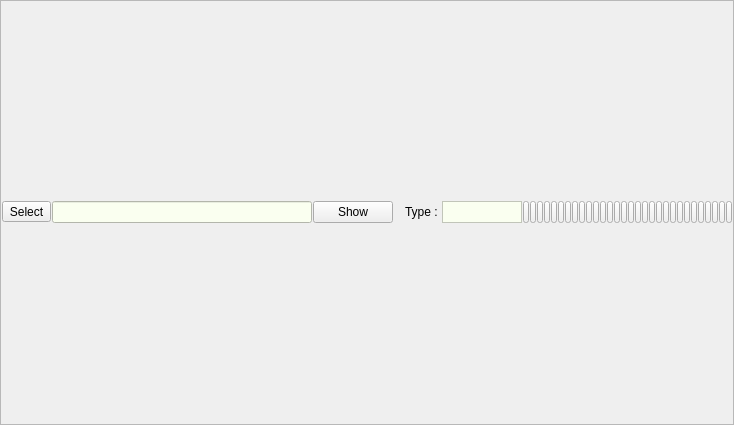
<?xml version="1.0" encoding="UTF-8"?>
<ui version="4.0">
 <class>Data</class>
 <widget class="QFrame" name="Data">
  <property name="geometry">
   <rect>
    <x>0</x>
    <y>0</y>
    <width>734</width>
    <height>425</height>
   </rect>
  </property>
  <property name="windowTitle">
   <string>Frame</string>
  </property>
  <property name="frameShape">
   <enum>QFrame::StyledPanel</enum>
  </property>
  <property name="frameShadow">
   <enum>QFrame::Raised</enum>
  </property>
  <layout class="QGridLayout" name="gridLayout">
   <property name="leftMargin">
    <number>1</number>
   </property>
   <property name="topMargin">
    <number>1</number>
   </property>
   <property name="rightMargin">
    <number>1</number>
   </property>
   <property name="bottomMargin">
    <number>1</number>
   </property>
   <property name="spacing">
    <number>1</number>
   </property>
   <item row="0" column="14">
    <widget class="QPushButton" name="DColor10">
     <property name="minimumSize">
      <size>
       <width>6</width>
       <height>0</height>
      </size>
     </property>
     <property name="maximumSize">
      <size>
       <width>6</width>
       <height>16777215</height>
      </size>
     </property>
     <property name="text">
      <string/>
     </property>
    </widget>
   </item>
   <item row="0" column="1">
    <widget class="QLineEdit" name="SelectedFile">
     <property name="minimumSize">
      <size>
       <width>260</width>
       <height>0</height>
      </size>
     </property>
     <property name="maximumSize">
      <size>
       <width>260</width>
       <height>16777215</height>
      </size>
     </property>
     <property name="styleSheet">
      <string notr="true">background-color: rgb(250, 255, 240);</string>
     </property>
     <property name="readOnly">
      <bool>true</bool>
     </property>
    </widget>
   </item>
   <item row="0" column="5">
    <widget class="QPushButton" name="DColor01">
     <property name="minimumSize">
      <size>
       <width>6</width>
       <height>0</height>
      </size>
     </property>
     <property name="maximumSize">
      <size>
       <width>6</width>
       <height>16777215</height>
      </size>
     </property>
     <property name="text">
      <string/>
     </property>
    </widget>
   </item>
   <item row="0" column="4">
    <widget class="QLabel" name="DataType">
     <property name="minimumSize">
      <size>
       <width>80</width>
       <height>0</height>
      </size>
     </property>
     <property name="maximumSize">
      <size>
       <width>80</width>
       <height>16777215</height>
      </size>
     </property>
     <property name="styleSheet">
      <string notr="true">background-color: rgb(250, 255, 240);</string>
     </property>
     <property name="frameShape">
      <enum>QFrame::StyledPanel</enum>
     </property>
     <property name="frameShadow">
      <enum>QFrame::Raised</enum>
     </property>
     <property name="text">
      <string/>
     </property>
    </widget>
   </item>
   <item row="0" column="2">
    <widget class="QPushButton" name="DataShow">
     <property name="sizePolicy">
      <sizepolicy hsizetype="Maximum" vsizetype="Fixed">
       <horstretch>0</horstretch>
       <verstretch>0</verstretch>
      </sizepolicy>
     </property>
     <property name="text">
      <string>Show</string>
     </property>
    </widget>
   </item>
   <item row="0" column="3">
    <widget class="QLabel" name="label_2">
     <property name="maximumSize">
      <size>
       <width>60</width>
       <height>16777215</height>
      </size>
     </property>
     <property name="text">
      <string>  Type : </string>
     </property>
     <property name="alignment">
      <set>Qt::AlignRight|Qt::AlignTrailing|Qt::AlignVCenter</set>
     </property>
    </widget>
   </item>
   <item row="0" column="13">
    <widget class="QPushButton" name="DColor09">
     <property name="minimumSize">
      <size>
       <width>6</width>
       <height>0</height>
      </size>
     </property>
     <property name="maximumSize">
      <size>
       <width>6</width>
       <height>16777215</height>
      </size>
     </property>
     <property name="text">
      <string/>
     </property>
    </widget>
   </item>
   <item row="0" column="10">
    <widget class="QPushButton" name="DColor06">
     <property name="minimumSize">
      <size>
       <width>6</width>
       <height>0</height>
      </size>
     </property>
     <property name="maximumSize">
      <size>
       <width>6</width>
       <height>16777215</height>
      </size>
     </property>
     <property name="text">
      <string/>
     </property>
    </widget>
   </item>
   <item row="0" column="12">
    <widget class="QPushButton" name="DColor08">
     <property name="minimumSize">
      <size>
       <width>6</width>
       <height>0</height>
      </size>
     </property>
     <property name="maximumSize">
      <size>
       <width>6</width>
       <height>16777215</height>
      </size>
     </property>
     <property name="text">
      <string/>
     </property>
    </widget>
   </item>
   <item row="0" column="11">
    <widget class="QPushButton" name="DColor07">
     <property name="minimumSize">
      <size>
       <width>6</width>
       <height>0</height>
      </size>
     </property>
     <property name="maximumSize">
      <size>
       <width>6</width>
       <height>16777215</height>
      </size>
     </property>
     <property name="text">
      <string/>
     </property>
    </widget>
   </item>
   <item row="0" column="9">
    <widget class="QPushButton" name="DColor05">
     <property name="minimumSize">
      <size>
       <width>6</width>
       <height>0</height>
      </size>
     </property>
     <property name="maximumSize">
      <size>
       <width>6</width>
       <height>16777215</height>
      </size>
     </property>
     <property name="text">
      <string/>
     </property>
    </widget>
   </item>
   <item row="0" column="8">
    <widget class="QPushButton" name="DColor04">
     <property name="minimumSize">
      <size>
       <width>6</width>
       <height>0</height>
      </size>
     </property>
     <property name="maximumSize">
      <size>
       <width>6</width>
       <height>16777215</height>
      </size>
     </property>
     <property name="text">
      <string/>
     </property>
    </widget>
   </item>
   <item row="0" column="7">
    <widget class="QPushButton" name="DColor03">
     <property name="minimumSize">
      <size>
       <width>6</width>
       <height>0</height>
      </size>
     </property>
     <property name="maximumSize">
      <size>
       <width>6</width>
       <height>16777215</height>
      </size>
     </property>
     <property name="text">
      <string/>
     </property>
    </widget>
   </item>
   <item row="0" column="6">
    <widget class="QPushButton" name="DColor02">
     <property name="minimumSize">
      <size>
       <width>6</width>
       <height>0</height>
      </size>
     </property>
     <property name="maximumSize">
      <size>
       <width>6</width>
       <height>16777215</height>
      </size>
     </property>
     <property name="text">
      <string/>
     </property>
    </widget>
   </item>
   <item row="0" column="0">
    <widget class="QToolButton" name="FileSelect">
     <property name="text">
      <string>Select</string>
     </property>
    </widget>
   </item>
   <item row="0" column="22">
    <widget class="QPushButton" name="DColor18">
     <property name="minimumSize">
      <size>
       <width>6</width>
       <height>0</height>
      </size>
     </property>
     <property name="maximumSize">
      <size>
       <width>6</width>
       <height>16777215</height>
      </size>
     </property>
     <property name="text">
      <string/>
     </property>
    </widget>
   </item>
   <item row="0" column="20">
    <widget class="QPushButton" name="DColor16">
     <property name="minimumSize">
      <size>
       <width>6</width>
       <height>0</height>
      </size>
     </property>
     <property name="maximumSize">
      <size>
       <width>6</width>
       <height>16777215</height>
      </size>
     </property>
     <property name="text">
      <string/>
     </property>
    </widget>
   </item>
   <item row="0" column="19">
    <widget class="QPushButton" name="DColor15">
     <property name="minimumSize">
      <size>
       <width>6</width>
       <height>0</height>
      </size>
     </property>
     <property name="maximumSize">
      <size>
       <width>6</width>
       <height>16777215</height>
      </size>
     </property>
     <property name="text">
      <string/>
     </property>
    </widget>
   </item>
   <item row="0" column="23">
    <widget class="QPushButton" name="DColor19">
     <property name="minimumSize">
      <size>
       <width>6</width>
       <height>0</height>
      </size>
     </property>
     <property name="maximumSize">
      <size>
       <width>6</width>
       <height>16777215</height>
      </size>
     </property>
     <property name="text">
      <string/>
     </property>
    </widget>
   </item>
   <item row="0" column="24">
    <widget class="QPushButton" name="DColor20">
     <property name="minimumSize">
      <size>
       <width>6</width>
       <height>0</height>
      </size>
     </property>
     <property name="maximumSize">
      <size>
       <width>6</width>
       <height>16777215</height>
      </size>
     </property>
     <property name="text">
      <string/>
     </property>
    </widget>
   </item>
   <item row="0" column="18">
    <widget class="QPushButton" name="DColor14">
     <property name="minimumSize">
      <size>
       <width>6</width>
       <height>0</height>
      </size>
     </property>
     <property name="maximumSize">
      <size>
       <width>6</width>
       <height>16777215</height>
      </size>
     </property>
     <property name="text">
      <string/>
     </property>
    </widget>
   </item>
   <item row="0" column="21">
    <widget class="QPushButton" name="DColor17">
     <property name="minimumSize">
      <size>
       <width>6</width>
       <height>0</height>
      </size>
     </property>
     <property name="maximumSize">
      <size>
       <width>6</width>
       <height>16777215</height>
      </size>
     </property>
     <property name="text">
      <string/>
     </property>
    </widget>
   </item>
   <item row="0" column="17">
    <widget class="QPushButton" name="DColor13">
     <property name="minimumSize">
      <size>
       <width>6</width>
       <height>0</height>
      </size>
     </property>
     <property name="maximumSize">
      <size>
       <width>6</width>
       <height>16777215</height>
      </size>
     </property>
     <property name="text">
      <string/>
     </property>
    </widget>
   </item>
   <item row="0" column="16">
    <widget class="QPushButton" name="DColor12">
     <property name="minimumSize">
      <size>
       <width>6</width>
       <height>0</height>
      </size>
     </property>
     <property name="maximumSize">
      <size>
       <width>6</width>
       <height>16777215</height>
      </size>
     </property>
     <property name="text">
      <string/>
     </property>
    </widget>
   </item>
   <item row="0" column="15">
    <widget class="QPushButton" name="DColor11">
     <property name="minimumSize">
      <size>
       <width>6</width>
       <height>0</height>
      </size>
     </property>
     <property name="maximumSize">
      <size>
       <width>6</width>
       <height>16777215</height>
      </size>
     </property>
     <property name="text">
      <string/>
     </property>
    </widget>
   </item>
   <item row="0" column="34">
    <widget class="QPushButton" name="DColor30">
     <property name="minimumSize">
      <size>
       <width>6</width>
       <height>0</height>
      </size>
     </property>
     <property name="maximumSize">
      <size>
       <width>6</width>
       <height>16777215</height>
      </size>
     </property>
     <property name="text">
      <string/>
     </property>
    </widget>
   </item>
   <item row="0" column="33">
    <widget class="QPushButton" name="DColor29">
     <property name="minimumSize">
      <size>
       <width>6</width>
       <height>0</height>
      </size>
     </property>
     <property name="maximumSize">
      <size>
       <width>6</width>
       <height>16777215</height>
      </size>
     </property>
     <property name="text">
      <string/>
     </property>
    </widget>
   </item>
   <item row="0" column="32">
    <widget class="QPushButton" name="DColor28">
     <property name="minimumSize">
      <size>
       <width>6</width>
       <height>0</height>
      </size>
     </property>
     <property name="maximumSize">
      <size>
       <width>6</width>
       <height>16777215</height>
      </size>
     </property>
     <property name="text">
      <string/>
     </property>
    </widget>
   </item>
   <item row="0" column="31">
    <widget class="QPushButton" name="DColor27">
     <property name="minimumSize">
      <size>
       <width>6</width>
       <height>0</height>
      </size>
     </property>
     <property name="maximumSize">
      <size>
       <width>6</width>
       <height>16777215</height>
      </size>
     </property>
     <property name="text">
      <string/>
     </property>
    </widget>
   </item>
   <item row="0" column="30">
    <widget class="QPushButton" name="DColor26">
     <property name="minimumSize">
      <size>
       <width>6</width>
       <height>0</height>
      </size>
     </property>
     <property name="maximumSize">
      <size>
       <width>6</width>
       <height>16777215</height>
      </size>
     </property>
     <property name="text">
      <string/>
     </property>
    </widget>
   </item>
   <item row="0" column="29">
    <widget class="QPushButton" name="DColor25">
     <property name="minimumSize">
      <size>
       <width>6</width>
       <height>0</height>
      </size>
     </property>
     <property name="maximumSize">
      <size>
       <width>6</width>
       <height>16777215</height>
      </size>
     </property>
     <property name="text">
      <string/>
     </property>
    </widget>
   </item>
   <item row="0" column="28">
    <widget class="QPushButton" name="DColor24">
     <property name="minimumSize">
      <size>
       <width>6</width>
       <height>0</height>
      </size>
     </property>
     <property name="maximumSize">
      <size>
       <width>6</width>
       <height>16777215</height>
      </size>
     </property>
     <property name="text">
      <string/>
     </property>
    </widget>
   </item>
   <item row="0" column="27">
    <widget class="QPushButton" name="DColor23">
     <property name="minimumSize">
      <size>
       <width>6</width>
       <height>0</height>
      </size>
     </property>
     <property name="maximumSize">
      <size>
       <width>6</width>
       <height>16777215</height>
      </size>
     </property>
     <property name="text">
      <string/>
     </property>
    </widget>
   </item>
   <item row="0" column="26">
    <widget class="QPushButton" name="DColor22">
     <property name="minimumSize">
      <size>
       <width>6</width>
       <height>0</height>
      </size>
     </property>
     <property name="maximumSize">
      <size>
       <width>6</width>
       <height>16777215</height>
      </size>
     </property>
     <property name="text">
      <string/>
     </property>
    </widget>
   </item>
   <item row="0" column="25">
    <widget class="QPushButton" name="DColor21">
     <property name="minimumSize">
      <size>
       <width>6</width>
       <height>0</height>
      </size>
     </property>
     <property name="maximumSize">
      <size>
       <width>6</width>
       <height>16777215</height>
      </size>
     </property>
     <property name="text">
      <string/>
     </property>
    </widget>
   </item>
  </layout>
 </widget>
 <tabstops>
  <tabstop>FileSelect</tabstop>
  <tabstop>SelectedFile</tabstop>
  <tabstop>DataShow</tabstop>
  <tabstop>DColor01</tabstop>
  <tabstop>DColor09</tabstop>
  <tabstop>DColor06</tabstop>
  <tabstop>DColor08</tabstop>
  <tabstop>DColor07</tabstop>
  <tabstop>DColor05</tabstop>
  <tabstop>DColor04</tabstop>
  <tabstop>DColor03</tabstop>
  <tabstop>DColor02</tabstop>
  <tabstop>DColor10</tabstop>
  <tabstop>DColor18</tabstop>
  <tabstop>DColor16</tabstop>
  <tabstop>DColor15</tabstop>
  <tabstop>DColor19</tabstop>
  <tabstop>DColor20</tabstop>
  <tabstop>DColor14</tabstop>
  <tabstop>DColor17</tabstop>
  <tabstop>DColor13</tabstop>
  <tabstop>DColor12</tabstop>
  <tabstop>DColor11</tabstop>
  <tabstop>DColor30</tabstop>
  <tabstop>DColor29</tabstop>
  <tabstop>DColor28</tabstop>
  <tabstop>DColor27</tabstop>
  <tabstop>DColor26</tabstop>
  <tabstop>DColor25</tabstop>
  <tabstop>DColor24</tabstop>
  <tabstop>DColor23</tabstop>
  <tabstop>DColor22</tabstop>
  <tabstop>DColor21</tabstop>
 </tabstops>
 <resources/>
 <connections/>
</ui>
